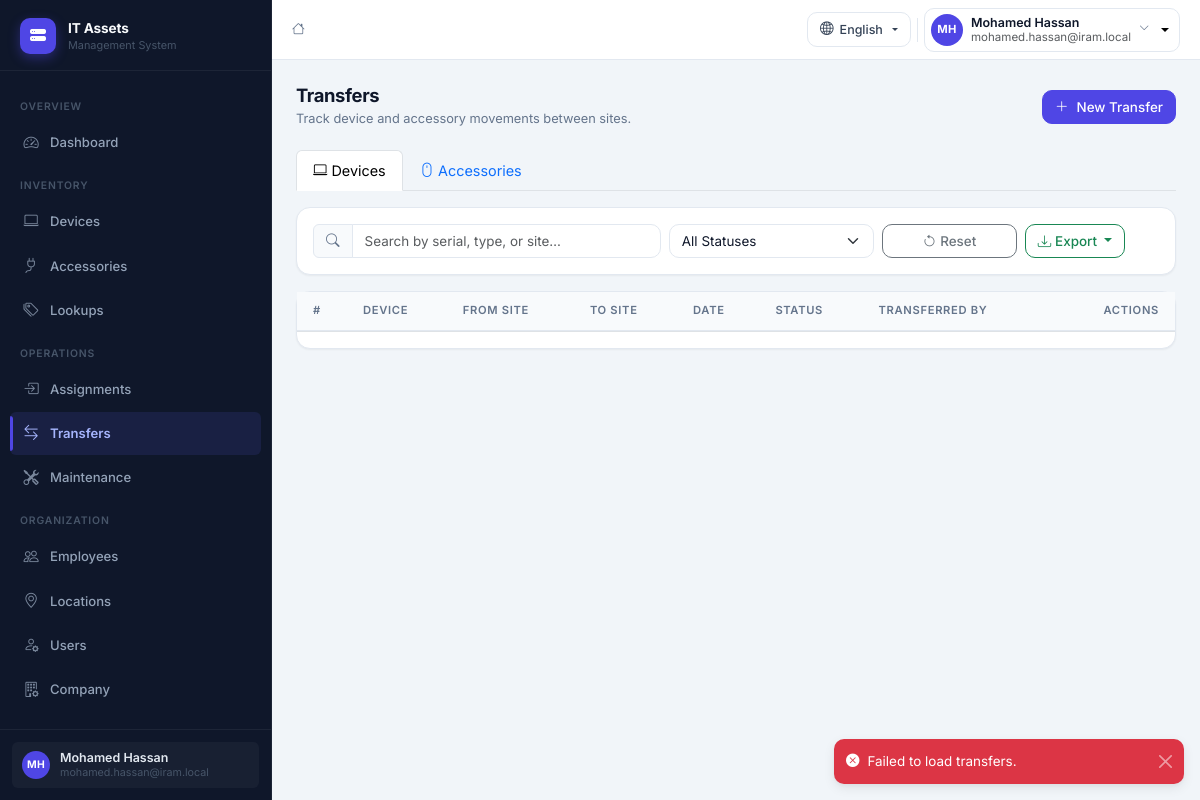
The app's page /assignments/transfers/ (signed in) with its own data.
### accounts/models.py (models this page shows, shortened)
class User(AbstractBaseUser, PermissionsMixin):
    class SiteScope(models.TextChoices):
        ALL      = 'all',      _('All Branches')
        OWN      = 'own',      _('Own Branch Only')
        SPECIFIC = 'specific', _('Specific Branches')
    first_name = models.CharField(max_length=255)
    last_name  = models.CharField(max_length=255)
    email      = models.EmailField(max_length=255, unique=True)
    site = models.ForeignKey(
        'locations.Site',
        on_delete=models.PROTECT,
        related_name='users',
        null=True, blank=True,
    )
    site_scope = models.CharField(
        max_length=10,
        choices=SiteScope.choices,
        default=SiteScope.OWN,
        verbose_name=_('Site Scope'),
    )
    own_site = models.ForeignKey(
        'locations.Site',
        on_delete=models.SET_NULL,
        related_name='own_users',
        null=True, blank=True,
        verbose_name=_('Own Site'),
        help_text=_('Used when site scope is "Own Branch Only".'),
    )
    allowed_sites = models.ManyToManyField(
        'locations.Site',
        related_name='allowed_users',
        blank=True,
        verbose_name=_('Allowed Sites'),
        help_text=_('Used when site scope is "Specific Branches".'),
    )
    is_active = models.BooleanField(default=True)
    is_staff  = models.BooleanField(default=False)
    created_by   = models.ForeignKey(
        'self', on_delete=models.PROTECT,
        related_name='created_users',
        null=True, blank=True,
        db_column='Created_By',
    )
    updated_by   = models.ForeignKey(
        'self', on_delete=models.SET_NULL,
        related_name='updated_users',
        null=True, blank=True,
    )
    created_date = models.DateTimeField(auto_now_add=True)
    updated_date = models.DateTimeField(auto_now=True, null=True, blank=True)
    deleted_date = models.DateTimeField(null=True, blank=True)
    objects = UserManager()
    USERNAME_FIELD  = 'email'
    REQUIRED_FIELDS = ['first_name', 'last_name']
    class Meta:
        db_table = 'Users'
        permissions = [
            ('reset_password_user', 'Can reset another user\'s password'),
            ('activate_user',       'Can activate or deactivate users'),
        ]
    @property
    def full_name(self):
        return f'{self.first_name} {self.last_name}'
    def get_allowed_sites(self):
        from locations.models import Site
        if self.is_superuser or self.site_scope == self.SiteScope.ALL:
            return Site.objects.all()

### assignments/views.py (the view)
# urls.py: path('transfers/', views.transfers_index, name='transfers-index'),
@login_required
@permission_required(Perms.TRANSFERS_VIEW)
def transfers_index(request):
    allowed = request.user.get_allowed_sites()
    return render(request, 'assignments/transfers.html', {
        'my_sites':  allowed.filter(deleted_date__isnull=True).order_by('name'),
        'all_sites': Site.objects.filter(deleted_date__isnull=True).order_by('name'),
    })

### accounts/permissions.py (called while the page is built, shortened)
def has_permission(user, perm):
    if not user or not user.is_authenticated:
        return False
    return user.has_perm(perm)

def sees_all_sites(user):
    if not user or not user.is_authenticated:
        return False
    if user.is_superuser:
        return True
    from accounts.models import User as _User
    return getattr(user, 'site_scope', _User.SiteScope.OWN) == _User.SiteScope.ALL

def permission_required(perm):
    def decorator(view_func):
        @wraps(view_func)
        @login_required
        def wrapper(request, *args, **kwargs):
            return view_func(request, *args, **kwargs)
        return wrapper
    return decorator

### templates/assignments/transfers.html (shortened to what this page needs)
{% extends "base.html" %}
{% load i18n %}
{% block content %}
<div class="page-container">
  <div class="page-header">
    <div>
      <h4 class="page-title">{% trans "Transfers" %}</h4>
      <p class="page-subtitle">{% trans "Track device and accessory movements between sites." %}</p>
    </div>
    {% if rbac.transfers_create %}
    <div>
      <button class="btn btn-primary d-flex align-items-center gap-2" id="newTransferBtn">
        <i class="bi bi-plus-lg"></i><span>{% trans "New Transfer" %}</span>
      </button>
    </div>
    {% endif %}
  </div>
  <ul class="nav nav-tabs mb-3" id="transferTabs">
    <li class="nav-item">
      <a class="nav-link active" href="#" data-tab="devices">
        <i class="bi bi-laptop me-1"></i>{% trans "Devices" %}
      </a>
    </li>
    <li class="nav-item">
      <a class="nav-link" href="#" data-tab="accessories">
        <i class="bi bi-mouse me-1"></i>{% trans "Accessories" %}
      </a>
    </li>
  </ul>
  <div class="card card-app mb-3">
    <div class="card-body py-3">
      <div class="row g-2 align-items-end">
        <div class="col-md-5">
          <div class="input-group">
            <span class="input-group-text"><i class="bi bi-search"></i></span>
            <input type="text" class="form-control" id="searchInput"
                   placeholder="{% trans 'Search by serial, type, or site…' %}"
                   oninput="debounceLoad()">
          </div>
        </div>
        <div class="col-md-3">
          <select class="form-select" id="statusFilter" onchange="loadData(1)">
            <option value="">{% trans "All Statuses" %}</option>
          </select>
        </div>
        <div class="col-md-2">
          <button class="btn btn-outline-secondary w-100" onclick="resetFilters()">
            <i class="bi bi-arrow-counterclockwise me-1"></i>{% trans "Reset" %}
          </button>
        </div>
        {% if rbac.transfers_export %}
        <div class="col-md-auto">
          <div class="dropdown">
            <button class="btn btn-outline-success dropdown-toggle" data-bs-toggle="dropdown">
              <i class="bi bi-download me-1"></i>{% trans "Export" %}
            </button>
          </div>
        </div>
        {% endif %}
      </div>
    </div>
  </div>
  <div class="card card-app">
    <div class="card-body p-0">
      <div id="tableWrapper" class="table-responsive">
        <table class="table table-hover app-table mb-0">
          <thead>
            <tr>
              <th style="width:50px">#</th>
              <th id="colAsset">{% trans "Device" %}</th>
              <th>{% trans "From Site" %}</th>
              <th>{% trans "To Site" %}</th>
              <th>{% trans "Date" %}</th>
              <th>{% trans "Status" %}</th>
              <th>{% trans "Transferred By" %}</th>
              <th class="text-end" style="width:130px">{% trans "Actions" %}</th>
            </tr>
          </thead>
        </table>
      </div>
      <div class="d-flex align-items-center justify-content-between px-3 py-2 border-top">
      </div>
    </div>
  </div>
</div>
{% endblock %}

### templates/components/sidebar.html
{% load i18n %}
<aside class="sidebar" id="sidebar">
  <a href="{% url 'dashboard' %}" class="sidebar-brand">
    <div class="sidebar-brand-icon">
      <i class="bi bi-hdd-stack-fill"></i>
    </div>
    <div>
      <span class="sidebar-brand-title">{% trans "IT Assets" %}</span>
      <span class="sidebar-brand-sub">{% trans "Management System" %}</span>
    </div>
  </a>
  <nav class="sidebar-nav">
    <div class="sidebar-section-label">{% trans "Overview" %}</div>
    <ul class="sidebar-menu">
      <li class="sidebar-item">
        <a href="{% url 'dashboard' %}"
           class="sidebar-link {% if '/dashboard' in request.path or request.path == '/' %}active{% endif %}">
          <i class="bi bi-speedometer2 sidebar-icon"></i>
          <span>{% trans "Dashboard" %}</span>
        </a>
      </li>
    </ul>
    <div class="sidebar-section-label">{% trans "Inventory" %}</div>
    <ul class="sidebar-menu">
      {% if rbac.devices_view %}
      <li class="sidebar-item">
        <a href="{% url 'devices-index' %}"
           class="sidebar-link {% if '/inventory/devices' in request.path %}active{% endif %}">
          <i class="bi bi-laptop sidebar-icon"></i>
          <span>{% trans "Devices" %}</span>
        </a>
      </li>
      {% endif %}
      {% if rbac.accessories_view %}
      <li class="sidebar-item">
        <a href="{% url 'accessories-index' %}"
           class="sidebar-link {% if '/inventory/accessories' in request.path %}active{% endif %}">
          <i class="bi bi-plug sidebar-icon"></i>
          <span>{% trans "Accessories" %}</span>
        </a>
      </li>
      {% endif %}
      {% if rbac.lookups_view %}
      <li class="sidebar-item">
        <a href="{% url 'lookups-index' %}"
           class="sidebar-link {% if '/inventory/lookups' in request.path %}active{% endif %}">
          <i class="bi bi-tags sidebar-icon"></i>
          <span>{% trans "Lookups" %}</span>
        </a>
      </li>
      {% endif %}
    </ul>
    <div class="sidebar-section-label">{% trans "Operations" %}</div>
    <ul class="sidebar-menu">
      {% if rbac.assignments_view %}
      <li class="sidebar-item">
        <a href="{% url 'assignments-index' %}"
           class="sidebar-link {% if '/assignments' in request.path and '/transfers' not in request.path %}active{% endif %}">
          <i class="bi bi-box-arrow-in-right sidebar-icon"></i>
          <span>{% trans "Assignments" %}</span>
        </a>
      </li>
      {% endif %}
      {% if rbac.transfers_view %}
      <li class="sidebar-item">
        <a href="{% url 'transfers-index' %}"
           class="sidebar-link {% if '/assignments/transfers' in request.path %}active{% endif %}">
          <i class="bi bi-arrow-left-right sidebar-icon"></i>
          <span>{% trans "Transfers" %}</span>
        </a>
      </li>
      {% endif %}
      {% if rbac.maintenance_view %}
      <li class="sidebar-item">
        <a href="{% url 'maintenance-index' %}"
           class="sidebar-link {% if '/maintenance' in request.path %}active{% endif %}">
          <i class="bi bi-tools sidebar-icon"></i>
          <span>{% trans "Maintenance" %}</span>
        </a>
      </li>
      {% endif %}
    </ul>
    <div class="sidebar-section-label">{% trans "Organization" %}</div>
    <ul class="sidebar-menu">
      {% if rbac.employees_view %}
      <li class="sidebar-item">
        <a href="{% url 'employees-index' %}"
           class="sidebar-link {% if '/employees' in request.path %}active{% endif %}">
          <i class="bi bi-people sidebar-icon"></i>
          <span>{% trans "Employees" %}</span>
        </a>
      </li>
      {% endif %}
      {% if rbac.locations_view %}
      <li class="sidebar-item">
        <a href="{% url 'locations-index' %}"
           class="sidebar-link {% if '/locations' in request.path %}active{% endif %}">
          <i class="bi bi-geo-alt sidebar-icon"></i>
          <span>{% trans "Locations" %}</span>
        </a>
      </li>
      {% endif %}
      {% if rbac.users_view %}
      <li class="sidebar-item">
        <a href="{% url 'users-list' %}"
           class="sidebar-link {% if '/accounts/users' in request.path %}active{% endif %}">
          <i class="bi bi-person-gear sidebar-icon"></i>
          <span>{% trans "Users" %}</span>
        </a>
      </li>
      {% endif %}
      {% if rbac.company_view %}
      <li class="sidebar-item">
        <a href="{% url 'company-settings' %}"
           class="sidebar-link {% if '/accounts/company' in request.path %}active{% endif %}">
          <i class="bi bi-building-gear sidebar-icon"></i>
          <span>{% trans "Company" %}</span>
        </a>
      </li>
      {% endif %}
    </ul>
  </nav>
  <div class="sidebar-footer">
    <div class="sidebar-user">
      <div class="user-avatar user-avatar-sm">
        {{ request.user.first_name|first|upper }}{{ request.user.last_name|first|upper }}
      </div>
      <div style="min-width:0;flex:1;">
        <div class="sidebar-user-name text-truncate">{{ request.user.full_name }}</div>
        <div class="sidebar-user-role">{{ request.user.email }}</div>
      </div>
    </div>
  </div>
</aside>

### templates/components/navbar.html (shortened to what this page needs)
{% load i18n %}
{% get_current_language as LANG %}
<header class="app-navbar" id="appNavbar">
  <div class="navbar-start">
    <nav aria-label="breadcrumb" class="d-none d-sm-block">
      <ol class="breadcrumb mb-0">
        <li class="breadcrumb-item">
          <a href="{% url 'dashboard' %}">
            <i class="bi bi-house" style="font-size:.8rem;"></i>
          </a>
        </li>
      </ol>
    </nav>
  </div>
  <div class="navbar-end">
    <div class="dropdown">
      <button class="lang-btn dropdown-toggle"
              type="button" data-bs-toggle="dropdown" aria-expanded="false">
        <i class="bi bi-globe2" style="font-size:.85rem;"></i>
        <span class="d-none d-sm-inline">
          {% if LANG == 'ar' %}العربية{% else %}English{% endif %}
        </span>
      </button>
    </div>
    <div class="dropdown">
      <button class="user-menu-btn dropdown-toggle"
              type="button" data-bs-toggle="dropdown" aria-expanded="false">
        <div class="user-avatar">
          {{ request.user.first_name|first|upper }}{{ request.user.last_name|first|upper }}
        </div>
        <div class="d-none d-md-block text-start" style="line-height:1.2;">
          <div class="user-name">{{ request.user.full_name }}</div>
          <div class="user-role text-muted" style="margin-top:1px;font-size:.72rem;">{{ request.user.email }}</div>
        </div>
        <i class="bi bi-chevron-down d-none d-md-inline" style="font-size:.65rem;color:var(--text-muted);"></i>
      </button>
    </div>
  </div>
</header>

### records on screen
User: user.first_name|first "M", user.last_name|first "H", user.full_name "Mohamed Hassan", user.email "mohamed.hassan@iram.local"
